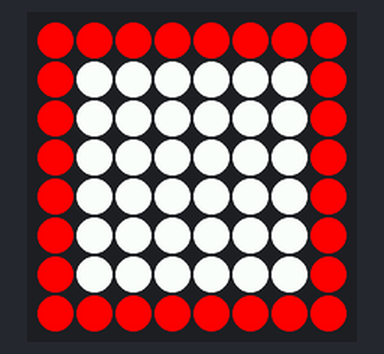
Simulated run of this program. Board: Raspberry Pi (BCM pin numbers) with a Sense HAT. On the bench: the Sense HAT's 8×8 RGB LED matrix.

Above: at 0.42 s.
At 60.44 s:
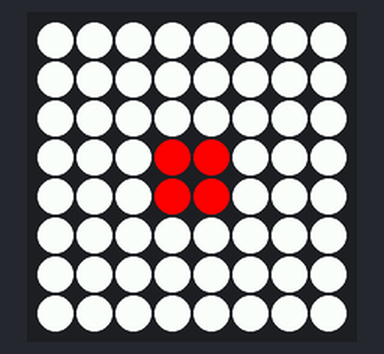
At 120.7 s:
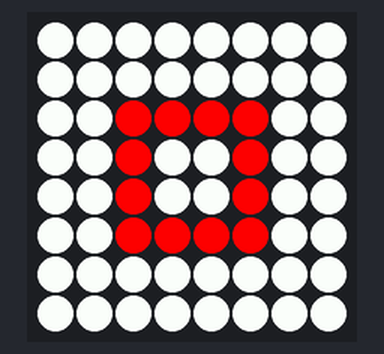

The program:

rect_animated.py
```python
from sense_hat import SenseHat
import time
import sys

sense = SenseHat()

screen_w = 8
screen_h = 8

X = [255, 0, 0]  # Red
O = [255, 255, 255]  # White

fase1 = [
    O, O, O, O, O, O, O, O,
    O, O, O, O, O, O, O, O,
    O, O, O, O, O, O, O, O,
    O, O, O, X, X, O, O, O,
    O, O, O, X, X, O, O, O,
    O, O, O, O, O, O, O, O,
    O, O, O, O, O, O, O, O,
    O, O, O, O, O, O, O, O
]

fase2 = [
    O, O, O, O, O, O, O, O,
    O, O, O, O, O, O, O, O,
    O, O, X, X, X, X, O, O,
    O, O, X, O, O, X, O, O,
    O, O, X, O, O, X, O, O,
    O, O, X, X, X, X, O, O,
    O, O, O, O, O, O, O, O,
    O, O, O, O, O, O, O, O
]

fase3 = [
    O, O, O, O, O, O, O, O,
    O, X, X, X, X, X, X, O,
    O, X, O, O, O, O, X, O,
    O, X, O, O, O, O, X, O,
    O, X, O, O, O, O, X, O,
    O, X, O, O, O, O, X, O,
    O, X, X, X, X, X, X, O,
    O, O, O, O, O, O, O, O
]

fase4 = [
    X, X, X, X, X, X, X, X,
    X, O, O, O, O, O, O, X,
    X, O, O, O, O, O, O, X,
    X, O, O, O, O, O, O, X,
    X, O, O, O, O, O, O, X,
    X, O, O, O, O, O, O, X,
    X, O, O, O, O, O, O, X,
    X, X, X, X, X, X, X, X
]


loop_rect = [fase1, fase2, fase3, fase4]

def main():
    while True:

        for index, rect in enumerate(loop_rect, 0):
            sense.set_pixels(rect)
            time.sleep(0.1)

        for rect in reversed(loop_rect):
            sense.set_pixels(rect)
            time.sleep(0.1)


try:
    main()
except (SystemExit, KeyboardInterrupt):
    pass
finally:
    print("done")
    sense.clear()
```
